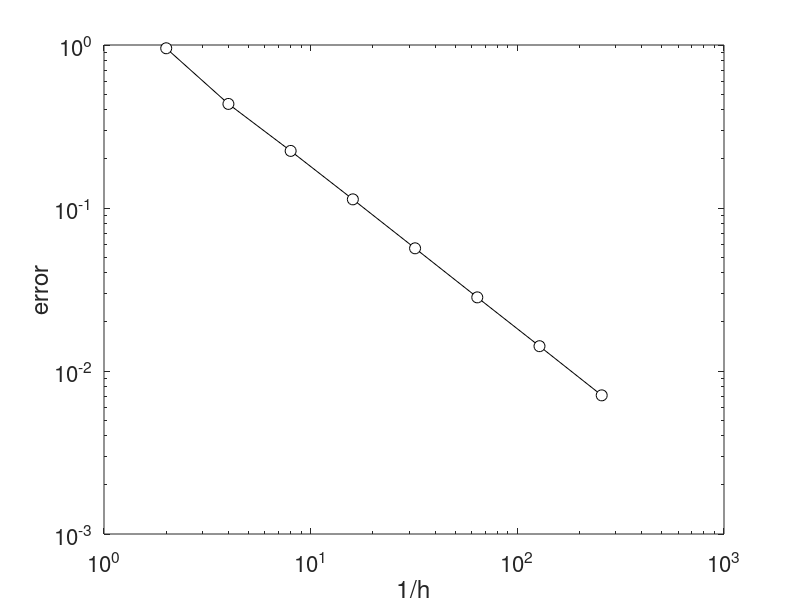

Here is the MATLAB script that generated this plot:
clear; clc;
nels = [2 4 8 16 32 64 128 256];
uErr = [1.19E+00 2.34E-01 6.24E-02 1.59E-02 4.01E-03 1.00E-03 2.51E-04 6.27E-05];
sigErr = [9.55E-01 4.35E-01 2.24E-01 1.13E-01 5.66E-02 2.83E-02 1.42E-02 7.09E-03];

figure(1); clf;
loglog(nels,uErr,'k-o','MarkerSize',8,'MarkerFaceColor','w'); hold on;
set(gca,'FontSize',16);
%legend('4 noded element','8 noded element');
xlabel('1/h');
ylabel('error')

figure(1); clf;
loglog(nels,sigErr,'k-o','MarkerSize',8,'MarkerFaceColor','w'); hold on;
set(gca,'FontSize',16);
%legend('4 noded element','8 noded element');
xlabel('1/h');
ylabel('error')

uRate   = mean((log(uErr(2:end))-log(uErr(1:end-1)))./(log(nels(2:end))-log(nels(1:end-1))))
sigRate = mean((log(sigErr(2:end))-log(sigErr(1:end-1)))./(log(nels(2:end))-log(nels(1:end-1))))